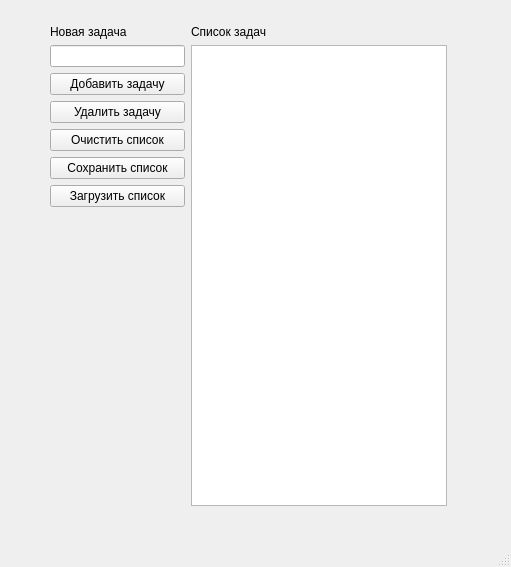
<?xml version="1.0" encoding="UTF-8"?>
<ui version="4.0">
 <class>MainWindow</class>
 <widget class="QMainWindow" name="MainWindow">
  <property name="geometry">
   <rect>
    <x>0</x>
    <y>0</y>
    <width>511</width>
    <height>567</height>
   </rect>
  </property>
  <property name="windowTitle">
   <string>MainWindow</string>
  </property>
  <widget class="QWidget" name="centralwidget">
   <widget class="QWidget" name="">
    <property name="geometry">
     <rect>
      <x>50</x>
      <y>25</y>
      <width>397</width>
      <height>481</height>
     </rect>
    </property>
    <layout class="QGridLayout" name="gridLayout">
     <item row="1" column="1" rowspan="7">
      <widget class="QListWidget" name="listWidget">
       <property name="sizePolicy">
        <sizepolicy hsizetype="Expanding" vsizetype="Expanding">
         <horstretch>0</horstretch>
         <verstretch>0</verstretch>
        </sizepolicy>
       </property>
      </widget>
     </item>
     <item row="1" column="0">
      <widget class="QLineEdit" name="lineEdit"/>
     </item>
     <item row="0" column="1">
      <widget class="QLabel" name="label_2">
       <property name="text">
        <string>Список задач</string>
       </property>
      </widget>
     </item>
     <item row="4" column="0">
      <widget class="QPushButton" name="pbClear">
       <property name="text">
        <string>Очистить список</string>
       </property>
      </widget>
     </item>
     <item row="2" column="0">
      <widget class="QPushButton" name="pbAddNewTask">
       <property name="text">
        <string>Добавить задачу</string>
       </property>
      </widget>
     </item>
     <item row="6" column="0">
      <widget class="QPushButton" name="pbLoad">
       <property name="text">
        <string>Загрузить список</string>
       </property>
      </widget>
     </item>
     <item row="5" column="0">
      <widget class="QPushButton" name="pbSave">
       <property name="text">
        <string>Сохранить список</string>
       </property>
      </widget>
     </item>
     <item row="3" column="0">
      <widget class="QPushButton" name="pbDeleteTask">
       <property name="text">
        <string>Удалить задачу</string>
       </property>
      </widget>
     </item>
     <item row="0" column="0">
      <widget class="QLabel" name="label">
       <property name="text">
        <string>Новая задача</string>
       </property>
      </widget>
     </item>
     <item row="7" column="0">
      <spacer name="verticalSpacer">
       <property name="orientation">
        <enum>Qt::Vertical</enum>
       </property>
       <property name="sizeHint" stdset="0">
        <size>
         <width>98</width>
         <height>40</height>
        </size>
       </property>
      </spacer>
     </item>
    </layout>
   </widget>
  </widget>
  <widget class="QMenuBar" name="menubar">
   <property name="geometry">
    <rect>
     <x>0</x>
     <y>0</y>
     <width>511</width>
     <height>22</height>
    </rect>
   </property>
  </widget>
  <widget class="QStatusBar" name="statusbar"/>
 </widget>
 <resources/>
 <connections/>
</ui>
